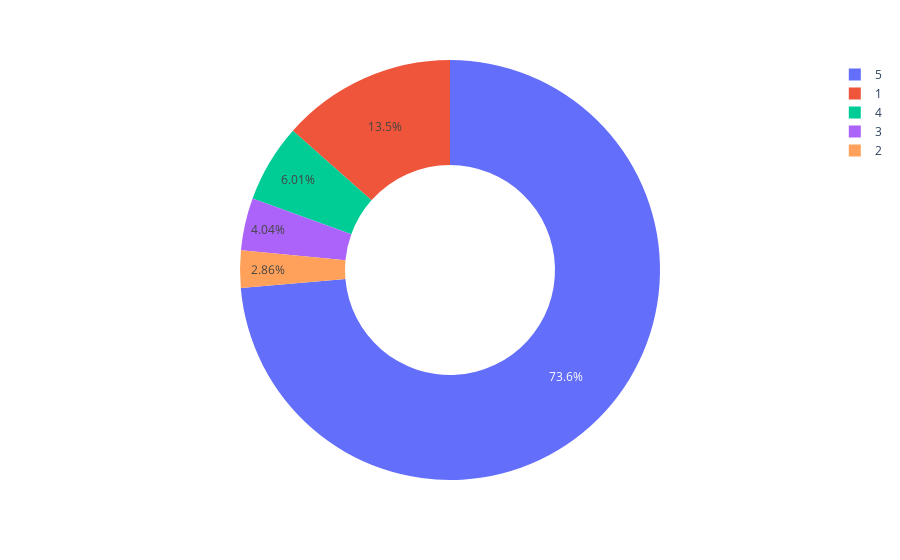

Notebook cell for this chart:
### Markdown cell above
Now let’s have a look at the percentages of ratings given to TikTok on the Google Play store:

### Code cell
ratings = data["score"].value_counts()
numbers = ratings.index
quantity = ratings.values
import plotly.express as px
figure = px.pie(data, 
             values=quantity, 
             names=numbers,hole = 0.5)
figure.show()

### Figure 1 — Plotly figure (JSON) as saved in the notebook; plotly's stock layout.template omitted (floating-point values rounded to 4 significant figures)
{"data": [{"domain": {"x": [0, 1], "y": [0, 1]}, "hole": 0.5, "hovertemplate": "label=%{label}<br>value=%{value}<extra></extra>", "labels": [5, 1, 4, 3, 2], "legendgroup": "", "name": "", "showlegend": true, "type": "pie", "values": [338872, 61925, 27664, 18616, 13179]}], "layout": {"legend": {"tracegroupgap": 0}, "margin": {"t": 60}}}
